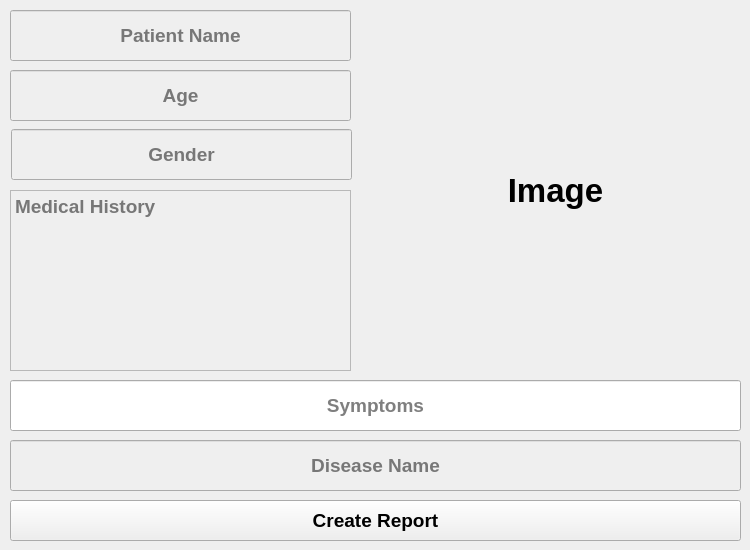
     <widget class="QWidget" name="reportDTab_3">
      <attribute name="title">
       <string>Report</string>
      </attribute>
      <widget class="QPushButton" name="createReport_3">
       <property name="geometry">
        <rect>
         <x>10</x>
         <y>500</y>
         <width>731</width>
         <height>41</height>
        </rect>
       </property>
       <property name="font">
        <font>
         <family>Arial</family>
         <pointsize>14</pointsize>
         <weight>75</weight>
         <bold>true</bold>
        </font>
       </property>
       <property name="cursor">
        <cursorShape>PointingHandCursor</cursorShape>
       </property>
       <property name="text">
        <string>Create Report</string>
       </property>
      </widget>
      <widget class="QLabel" name="image_9">
       <property name="enabled">
        <bool>true</bool>
       </property>
       <property name="geometry">
        <rect>
         <x>370</x>
         <y>10</y>
         <width>371</width>
         <height>361</height>
        </rect>
       </property>
       <property name="font">
        <font>
         <family>Arial</family>
         <pointsize>25</pointsize>
         <weight>75</weight>
         <bold>true</bold>
        </font>
       </property>
       <property name="layoutDirection">
        <enum>Qt::LeftToRight</enum>
       </property>
       <property name="autoFillBackground">
        <bool>true</bool>
       </property>
       <property name="text">
        <string>Image</string>
       </property>
       <property name="alignment">
        <set>Qt::AlignCenter</set>
       </property>
      </widget>
      <widget class="QLineEdit" name="showAge_6">
       <property name="enabled">
        <bool>false</bool>
       </property>
       <property name="geometry">
        <rect>
         <x>10</x>
         <y>70</y>
         <width>341</width>
         <height>51</height>
        </rect>
       </property>
       <property name="font">
        <font>
         <family>Arial</family>
         <pointsize>14</pointsize>
         <weight>75</weight>
         <bold>true</bold>
        </font>
       </property>
       <property name="alignment">
        <set>Qt::AlignCenter</set>
       </property>
       <property name="placeholderText">
        <string>Age</string>
       </property>
      </widget>
      <widget class="QLineEdit" name="showGender_3">
       <property name="enabled">
        <bool>false</bool>
       </property>
       <property name="geometry">
        <rect>
         <x>11</x>
         <y>129</y>
         <width>341</width>
         <height>51</height>
        </rect>
       </property>
       <property name="font">
        <font>
         <family>Arial</family>
         <pointsize>14</pointsize>
         <weight>75</weight>
         <bold>true</bold>
        </font>
       </property>
       <property name="alignment">
        <set>Qt::AlignCenter</set>
       </property>
       <property name="placeholderText">
        <string>Gender</string>
       </property>
      </widget>
      <widget class="QLineEdit" name="showPatientName_3">
       <property name="enabled">
        <bool>false</bool>
       </property>
       <property name="geometry">
        <rect>
         <x>10</x>
         <y>10</y>
         <width>341</width>
         <height>51</height>
        </rect>
       </property>
       <property name="font">
        <font>
         <family>Arial</family>
         <pointsize>14</pointsize>
         <weight>75</weight>
         <bold>true</bold>
        </font>
       </property>
       <property name="alignment">
        <set>Qt::AlignCenter</set>
       </property>
       <property name="placeholderText">
        <string>Patient Name</string>
       </property>
      </widget>
      <widget class="QLineEdit" name="diseaseName_6">
       <property name="enabled">
        <bool>false</bool>
       </property>
       <property name="geometry">
        <rect>
         <x>10</x>
         <y>440</y>
         <width>731</width>
         <height>51</height>
        </rect>
       </property>
       <property name="font">
        <font>
         <family>Arial</family>
         <pointsize>14</pointsize>
         <weight>75</weight>
         <bold>true</bold>
        </font>
       </property>
       <property name="text">
        <string/>
       </property>
       <property name="alignment">
        <set>Qt::AlignCenter</set>
       </property>
       <property name="placeholderText">
        <string>Disease Name</string>
       </property>
      </widget>
      <widget class="QLineEdit" name="symptoms_3">
       <property name="enabled">
        <bool>true</bool>
       </property>
       <property name="geometry">
        <rect>
         <x>10</x>
         <y>380</y>
         <width>731</width>
         <height>51</height>
        </rect>
       </property>
       <property name="font">
        <font>
         <family>Arial</family>
         <pointsize>14</pointsize>
         <weight>75</weight>
         <bold>true</bold>
        </font>
       </property>
       <property name="alignment">
        <set>Qt::AlignCenter</set>
       </property>
       <property name="placeholderText">
        <string>Symptoms</string>
       </property>
      </widget>
      <widget class="QTextEdit" name="medicalHistory_r_3">
       <property name="enabled">
        <bool>false</bool>
       </property>
       <property name="geometry">
        <rect>
         <x>10</x>
         <y>190</y>
         <width>341</width>
         <height>181</height>
        </rect>
       </property>
       <property name="font">
        <font>
         <family>Arial</family>
         <pointsize>14</pointsize>
         <weight>75</weight>
         <bold>true</bold>
        </font>
       </property>
       <property name="cursor" stdset="0">
        <cursorShape>IBeamCursor</cursorShape>
       </property>
       <property name="placeholderText">
        <string>Medical History</string>
       </property>
      </widget>
     </widget>
